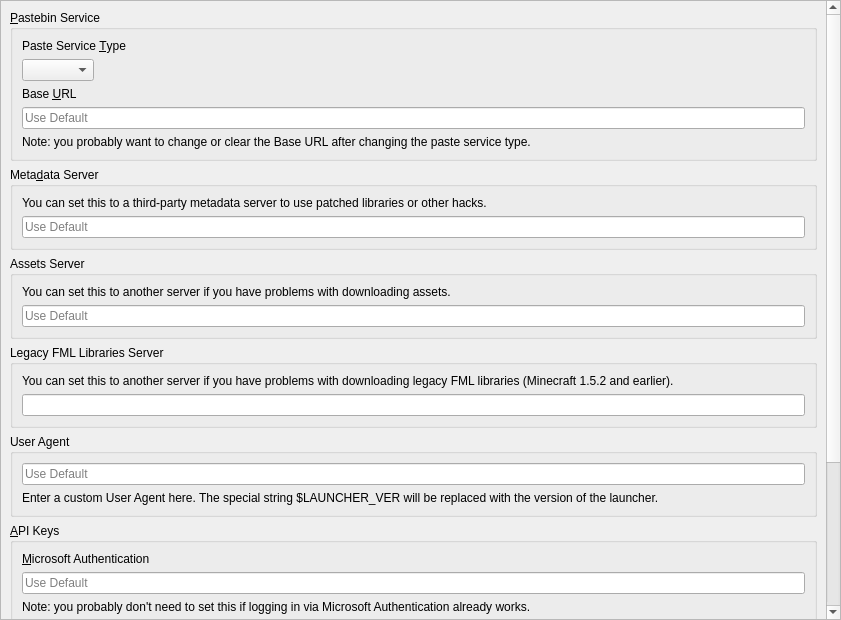
<?xml version='1.0' encoding='UTF-8'?>
<ui version="4.0">
 <class>APIPage</class>
 <widget class="QWidget" name="APIPage">
  <property name="geometry">
   <rect>
    <x>0</x>
    <y>0</y>
    <width>841</width>
    <height>620</height>
   </rect>
  </property>
  <layout class="QVBoxLayout" name="verticalLayout_2">
   <property name="leftMargin">
    <number>0</number>
   </property>
   <property name="topMargin">
    <number>0</number>
   </property>
   <property name="rightMargin">
    <number>0</number>
   </property>
   <property name="bottomMargin">
    <number>0</number>
   </property>
   <item>
    <widget class="QScrollArea" name="scrollArea">
     <property name="widgetResizable">
      <bool>true</bool>
     </property>
     <widget class="QWidget" name="scrollAreaWidgetContents">
      <property name="geometry">
       <rect>
        <x>0</x>
        <y>-262</y>
        <width>820</width>
        <height>908</height>
       </rect>
      </property>
      <layout class="QVBoxLayout" name="verticalLayout">
       <item>
        <widget class="QGroupBox" name="groupBox_paste">
         <property name="title">
          <string>&amp;Pastebin Service</string>
         </property>
         <layout class="QVBoxLayout" name="verticalLayout_3">
          <item>
           <widget class="QLabel" name="pasteServiceTypeLabel">
            <property name="text">
             <string>Paste Service &amp;Type</string>
            </property>
            <property name="buddy">
             <cstring>pasteTypeComboBox</cstring>
            </property>
           </widget>
          </item>
          <item>
           <widget class="QComboBox" name="pasteTypeComboBox">
            <property name="sizePolicy">
             <sizepolicy hsizetype="Maximum" vsizetype="Fixed">
              <horstretch>0</horstretch>
              <verstretch>0</verstretch>
             </sizepolicy>
            </property>
           </widget>
          </item>
          <item>
           <widget class="QLabel" name="baseURLLabel">
            <property name="text">
             <string>Base &amp;URL</string>
            </property>
            <property name="buddy">
             <cstring>baseURLEntry</cstring>
            </property>
           </widget>
          </item>
          <item>
           <widget class="QLineEdit" name="baseURLEntry">
            <property name="placeholderText">
             <string>Use Default</string>
            </property>
            <property name="clearButtonEnabled">
             <bool>true</bool>
            </property>
           </widget>
          </item>
          <item>
           <widget class="QLabel" name="baseURLNote">
            <property name="text">
             <string>Note: you probably want to change or clear the Base URL after changing the paste service type.</string>
            </property>
            <property name="wordWrap">
             <bool>true</bool>
            </property>
           </widget>
          </item>
         </layout>
        </widget>
       </item>
       <item>
        <widget class="QGroupBox" name="groupBox_meta">
         <property name="title">
          <string>Meta&amp;data Server</string>
         </property>
         <layout class="QVBoxLayout" name="verticalLayout_5">
          <item>
           <widget class="QLabel" name="label_6">
            <property name="text">
             <string>You can set this to a third-party metadata server to use patched libraries or other hacks.</string>
            </property>
            <property name="textFormat">
             <enum>Qt::RichText</enum>
            </property>
            <property name="wordWrap">
             <bool>true</bool>
            </property>
            <property name="openExternalLinks">
             <bool>true</bool>
            </property>
           </widget>
          </item>
          <item>
           <widget class="QLineEdit" name="metaURL">
            <property name="placeholderText">
             <string>Use Default</string>
            </property>
           </widget>
          </item>
         </layout>
        </widget>
       </item>
       <item>
        <widget class="QGroupBox" name="groupBox_assets">
         <property name="title">
          <string>Assets Server</string>
         </property>
         <layout class="QVBoxLayout" name="verticalLayout_6">
          <item>
           <widget class="QLabel" name="label_7">
            <property name="text">
             <string>You can set this to another server if you have problems with downloading assets.</string>
            </property>
            <property name="textFormat">
             <enum>Qt::RichText</enum>
            </property>
            <property name="wordWrap">
             <bool>true</bool>
            </property>
            <property name="openExternalLinks">
             <bool>true</bool>
            </property>
           </widget>
          </item>
          <item>
           <widget class="QLineEdit" name="resourceURL">
            <property name="placeholderText">
             <string>Use Default</string>
            </property>
           </widget>
          </item>
         </layout>
        </widget>
       </item>
       <item>
        <widget class="QGroupBox" name="groupBox_fmllibs">
         <property name="title">
          <string>Legacy FML Libraries Server</string>
         </property>
         <layout class="QVBoxLayout" name="verticalLayout_8">
          <item>
           <widget class="QLabel" name="label">
            <property name="text">
             <string>You can set this to another server if you have problems with downloading legacy FML libraries (Minecraft 1.5.2 and earlier).</string>
            </property>
            <property name="textFormat">
             <enum>Qt::RichText</enum>
            </property>
            <property name="wordWrap">
             <bool>true</bool>
            </property>
            <property name="openExternalLinks">
             <bool>true</bool>
            </property>
           </widget>
          </item>
          <item>
           <widget class="QLineEdit" name="legacyFMLLibsURL" />
          </item>
         </layout>
        </widget>
       </item>
       <item>
        <widget class="QGroupBox" name="groupBox_ua">
         <property name="minimumSize">
          <size>
           <width>0</width>
           <height>0</height>
          </size>
         </property>
         <property name="title">
          <string>User Agent</string>
         </property>
         <layout class="QVBoxLayout" name="verticalLayout_7">
          <item>
           <widget class="QLineEdit" name="userAgentLineEdit">
            <property name="placeholderText">
             <string>Use Default</string>
            </property>
           </widget>
          </item>
          <item>
           <widget class="QLabel" name="userAgentLabel">
            <property name="text">
             <string>Enter a custom User Agent here. The special string $LAUNCHER_VER will be replaced with the version of the launcher.</string>
            </property>
            <property name="wordWrap">
             <bool>true</bool>
            </property>
           </widget>
          </item>
         </layout>
        </widget>
       </item>
       <item>
        <widget class="QGroupBox" name="groupBox_msa">
         <property name="title">
          <string>&amp;API Keys</string>
         </property>
         <layout class="QVBoxLayout" name="verticalLayout_4">
          <item>
           <widget class="QLabel" name="msaClientIDLabel">
            <property name="text">
             <string>&amp;Microsoft Authentication</string>
            </property>
            <property name="textFormat">
             <enum>Qt::RichText</enum>
            </property>
            <property name="wordWrap">
             <bool>true</bool>
            </property>
            <property name="openExternalLinks">
             <bool>true</bool>
            </property>
            <property name="buddy">
             <cstring>msaClientID</cstring>
            </property>
           </widget>
          </item>
          <item>
           <widget class="QLineEdit" name="msaClientID">
            <property name="placeholderText">
             <string>Use Default</string>
            </property>
           </widget>
          </item>
          <item>
           <widget class="QLabel" name="label_3">
            <property name="text">
             <string>Note: you probably don't need to set this if logging in via Microsoft Authentication already works.</string>
            </property>
            <property name="textFormat">
             <enum>Qt::RichText</enum>
            </property>
            <property name="wordWrap">
             <bool>true</bool>
            </property>
           </widget>
          </item>
          <item>
           <spacer name="verticalSpacer">
            <property name="orientation">
             <enum>Qt::Vertical</enum>
            </property>
            <property name="sizeType">
             <enum>QSizePolicy::Fixed</enum>
            </property>
            <property name="sizeHint" stdset="0">
             <size>
              <width>0</width>
              <height>6</height>
             </size>
            </property>
           </spacer>
          </item>
          <item>
           <widget class="QLabel" name="modrinthTokenLabel">
            <property name="text">
             <string>Mod&amp;rinth</string>
            </property>
            <property name="textFormat">
             <enum>Qt::RichText</enum>
            </property>
            <property name="wordWrap">
             <bool>true</bool>
            </property>
            <property name="openExternalLinks">
             <bool>true</bool>
            </property>
            <property name="buddy">
             <cstring>modrinthToken</cstring>
            </property>
           </widget>
          </item>
          <item>
           <widget class="QLineEdit" name="modrinthToken">
            <property name="enabled">
             <bool>true</bool>
            </property>
            <property name="placeholderText">
             <string>Use None</string>
            </property>
           </widget>
          </item>
          <item>
           <widget class="QLabel" name="label_8">
            <property name="text">
             <string>&lt;html&gt;&lt;head/&gt;&lt;body&gt;&lt;p&gt;Note: you only need to set this to access private data. Read the &lt;a href="https://docs.modrinth.com/api/#authentication"&gt;documentation&lt;/a&gt; for more information.&lt;/p&gt;&lt;/body&gt;&lt;/html&gt;</string>
            </property>
            <property name="wordWrap">
             <bool>true</bool>
            </property>
            <property name="openExternalLinks">
             <bool>true</bool>
            </property>
           </widget>
          </item>
          <item>
           <spacer name="verticalSpacer_4">
            <property name="orientation">
             <enum>Qt::Vertical</enum>
            </property>
            <property name="sizeType">
             <enum>QSizePolicy::Fixed</enum>
            </property>
            <property name="sizeHint" stdset="0">
             <size>
              <width>0</width>
              <height>6</height>
             </size>
            </property>
           </spacer>
          </item>
          <item>
           <widget class="QCheckBox" name="FallbackMRBlockedMods">
            <property name="text">
             <string>Enable fallback to Modrinth for blocked mods</string>
            </property>
           </widget>
          </item>
          <item>
           <spacer name="verticalSpacer_3">
            <property name="orientation">
             <enum>Qt::Vertical</enum>
            </property>
            <property name="sizeType">
             <enum>QSizePolicy::Fixed</enum>
            </property>
            <property name="sizeHint" stdset="0">
             <size>
              <width>0</width>
              <height>6</height>
             </size>
            </property>
           </spacer>
          </item>
          <item>
           <widget class="QLabel" name="label_12">
            <property name="text">
             <string>&amp;Technic</string>
            </property>
            <property name="buddy">
             <cstring>technicClientID</cstring>
            </property>
           </widget>
          </item>
          <item>
           <widget class="QLineEdit" name="technicClientID">
            <property name="placeholderText">
             <string>Use Default</string>
            </property>
           </widget>
          </item>
          <item>
           <widget class="QLabel" name="label_11">
            <property name="text">
             <string>&lt;html&gt;&lt;head/&gt;&lt;body&gt;&lt;p&gt;Note: you only need to set this to access private data.&lt;/p&gt;&lt;/body&gt;&lt;/html&gt;</string>
            </property>
            <property name="wordWrap">
             <bool>true</bool>
            </property>
           </widget>
          </item>
         </layout>
        </widget>
       </item>
       <item>
        <spacer name="verticalSpacer_2">
         <property name="orientation">
          <enum>Qt::Vertical</enum>
         </property>
         <property name="sizeHint" stdset="0">
          <size>
           <width>0</width>
           <height>0</height>
          </size>
         </property>
        </spacer>
       </item>
      </layout>
     </widget>
    </widget>
   </item>
  </layout>
 </widget>
 <resources />
 <connections />
</ui>
